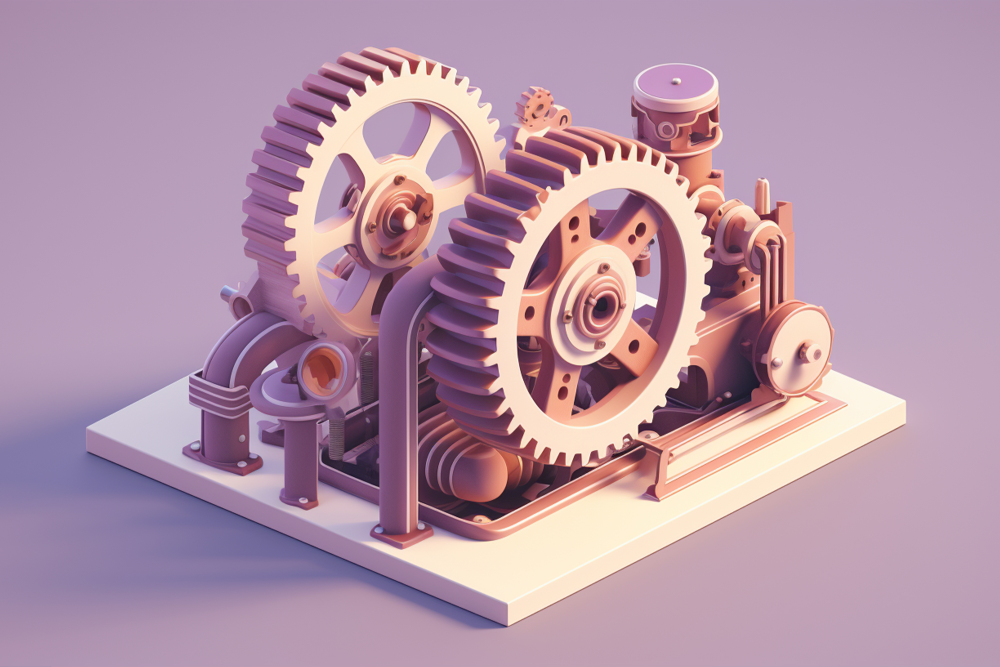
#> input picture example/images/example_2.jpg, 3000 x 2000 px (shown at 1/3 size)
$ jupyter execute --allow-errors test.ipynb
#> lines starting #> are read from the running program, lines starting #| are printed output that depends on the picture
### src/egbis/segment.py
import itertools

import numpy as np
from tqdm import tqdm

from egbis.types.component import Component, ComponentIndex
from egbis.utils.graph import calculate_edges_weights


# [37 lines left out: function is_mergable, not called in this run]


def segment(
    image: np.ndarray, directions: list[tuple[int, int]], k: int = 1
) -> dict[ComponentIndex, Component]:
    """Segment image.

    Parameters
    ----------
    image : np.ndarray
        Image to be segmented.
    directions : list[tuple[int, int]]
        Directions of the edges to look for.
    k : int
        Customizable parameter, the higher k the bigger
        components will be. By default, it is 1.

    Returns
    -------
    dict[ComponentIndex, Component]
        Components of the image.
    """
    edges_weights = calculate_edges_weights(image, directions)
    edges_weights.sort(key=lambda item: item[2])

    components: dict[ComponentIndex, Component] = {
        y * image.shape[0]
        + x: Component(nodes={(y, x)}, component_indexes={y * image.shape[0] + x})
        for (y, x) in itertools.product(range(image.shape[0]), range(image.shape[1]))
    }

    for edge_weight in tqdm(edges_weights, total=len(edges_weights)):

        component_index_1, component_index_2, min_connecting_edge_weight = edge_weight

        if components[component_index_1] == components[component_index_2]:
            continue

        if not is_mergable(
            component_1=components[component_index_1],
            component_2=components[component_index_2],
            min_connecting_edge_weight=min_connecting_edge_weight,
            k=k,
        ):
            continue

        maximum_index, minimum_index = sorted([component_index_1, component_index_2])

        components[maximum_index].merge(
            components[minimum_index], min_connecting_edge_weight
        )

        for component_index in components[minimum_index].component_indexes:
            components[component_index] = components[maximum_index]

    return components

### test.ipynb
[cell 1]
import cv2
import matplotlib.pyplot as plt
from egbis.visualize import draw_components_partition
from egbis.segment import segment

image = cv2.imread("example/images/example_2.jpg")
#> image is the input picture: shape (2000, 3000, 3); mean B, G, R 166.9, 147.7, 180.1
image = cv2.resize(image, (256, 256))
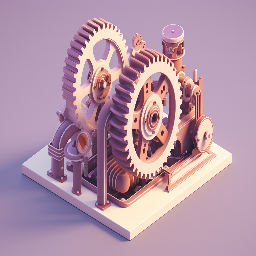
#> image: shape (256, 256, 3); mean B, G, R 166.9, 147.6, 180
blurred_image = cv2.GaussianBlur(image, (3, 3), 0.8)
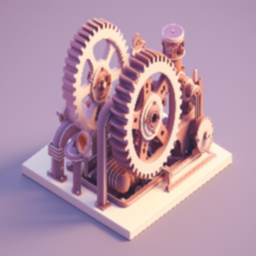
#> blurred_image: shape (256, 256, 3); mean B, G, R 166.9, 147.6, 180

#> (the rest of this cell did not finish here and is left out)

fig, axes = plt.subplots(ncols=2)

draw_components_partition(image, result, axes[0], 1.0)
draw_components_partition(image, result, axes[1], 0.0)

$ run again, with example/images/example_0.jpg copied over example/images/example_2.jpg
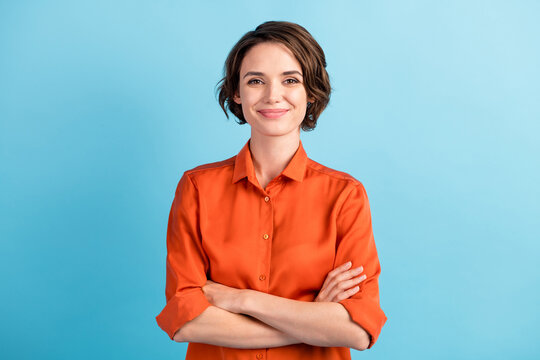
#> input picture example/images/example_0.jpg, 540 x 360 px
#> image is the input picture: shape (360, 540, 3); mean B, G, R 184.4, 177.9, 151.8
#> `image = cv2.resize(image, (256, 256))`:
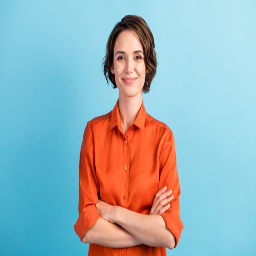
#> image: shape (256, 256, 3); mean B, G, R 184.4, 177.8, 151.7
#> `blurred_image = cv2.GaussianBlur(image, (3, 3), 0.8)`:
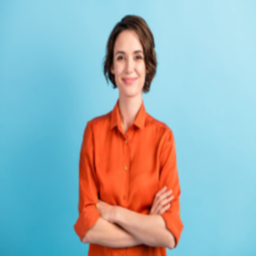
#> blurred_image: shape (256, 256, 3); mean B, G, R 184.4, 177.8, 151.7

$ run again, with example/images/example_3.jpg copied over example/images/example_2.jpg
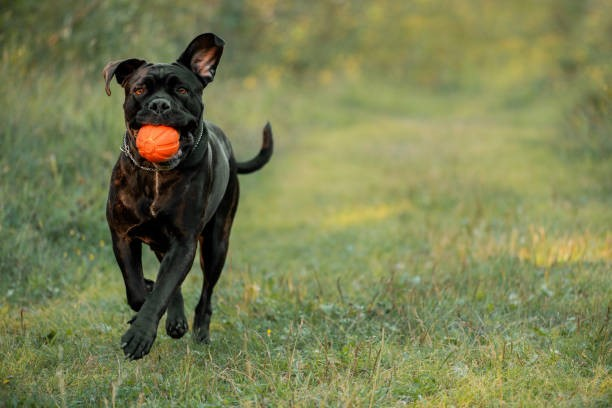
#> input picture example/images/example_3.jpg, 612 x 408 px
#> image is the input picture: shape (408, 612, 3); mean B, G, R 83.2, 128.5, 122.5
#> `image = cv2.resize(image, (256, 256))`:
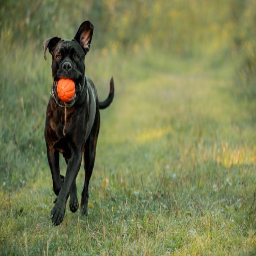
#> image: shape (256, 256, 3); mean B, G, R 83.2, 128.4, 122.4
